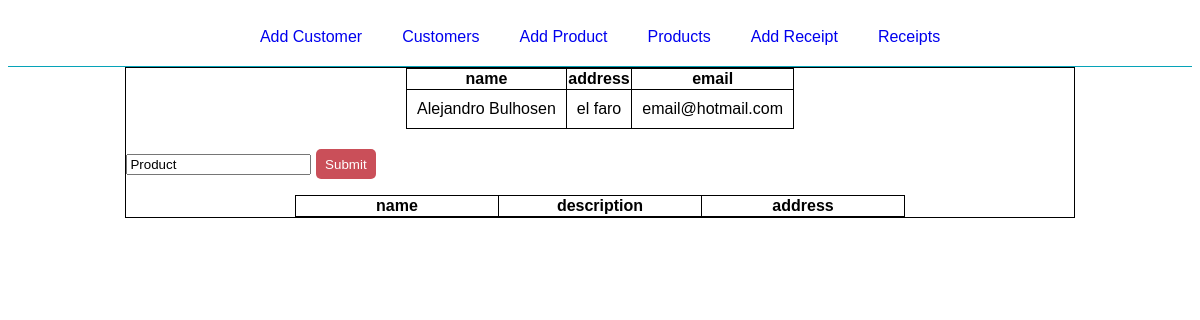
The page /receipt/update/1 on the database its author committed.
### flaskr/models/customer/__init__.py (models this page shows, shortened)
class Customer(db.Model, MyModel):
    id = Column(Integer, primary_key=True)
    name = Column(String(100), unique=True, nullable=False)
    address = Column(String(150), unique=True, nullable=False)
    email = Column(String(50), unique=True, nullable=False)
    receipts = db.relationship(
        'Receipt',
        backref='author',
        lazy=True,
        cascade="all, delete-orphan"
    )

### flaskr/views/receipt.py (the view, shortened to what this page needs)
@bp.route('/update/<int:receipt_id>', methods=('GET', 'POST'))
def update(receipt_id):
    product = None
    receipt = Receipt.get(receipt_id)
    form = get_form(product_input)
    return render_template(
        'receipt/update.html',
        product=product,
        customer=None,
        receipt=receipt,
        heads=receipt_customer_heads,
        product_heads=product_heads
    )

### flaskr/models/receipt/__init__.py (called while the page is built)
    def get(id):
        return Receipt.query.get(id)

### flaskr/views/__init__.py (called while the page is built)
def get_form(heads):
    form = {}
    for head in heads:
        try:
            form[head] = request.form[head]
        except KeyError:
            form[head] = ""
    return form

### flaskr/templates/receipt/update.html
{% extends 'base.html' %}
{% block content %}
<div class="main-container">
    <div class="receipt">
            <div class="client-info">
            {% include 'receipt/customer-info.html' %}
            </div>
        <div class="receipt-product">
            {% include 'receipt/products.html' %}
        </div>
    </div>
</div>
{% endblock %}

### flaskr/templates/receipt/customer-info.html (shortened to what this page needs)
<table class="table-client-receipt">
    <tr>
    {% for head in heads %}
        <th>
           {{ head }}
        </th>
    {% endfor %}
    </tr>
    <tr>
        {% if receipt != None %}
        {% for head in heads %}
        <td>
            <p>{{ receipt.author[head] }}</p>
        </td>
        {% endfor %}
        {% endif %}
    </tr>
</table>

### flaskr/static/style.css (style rules this page uses)
* { font-family: Verdana, Geneva, Tahoma, sans-serif; }
td { border: 1px solid black; border-collapse: collapse; padding: 10px; }
.main-container { display: flex; justify-content: center; }
.receipt { width: 80%; border: 1px solid black; display: flex; justify-content: center; flex-direction: column; }
.client-info, .product-display { display: flex; justify-content: center; }
.table-client-receipt { border-collapse: collapse; }
.products-receipt, td, th , tr { border: 1px solid black; border-collapse: collapse; }

### rows shown on the page
Customer: name "Alejandro Bulhosen" "el faro" "email@hotmail.com"

### other values the page prints
{{ head }} "name" "address" "email"
{{ head }} "name" "description" "address"
